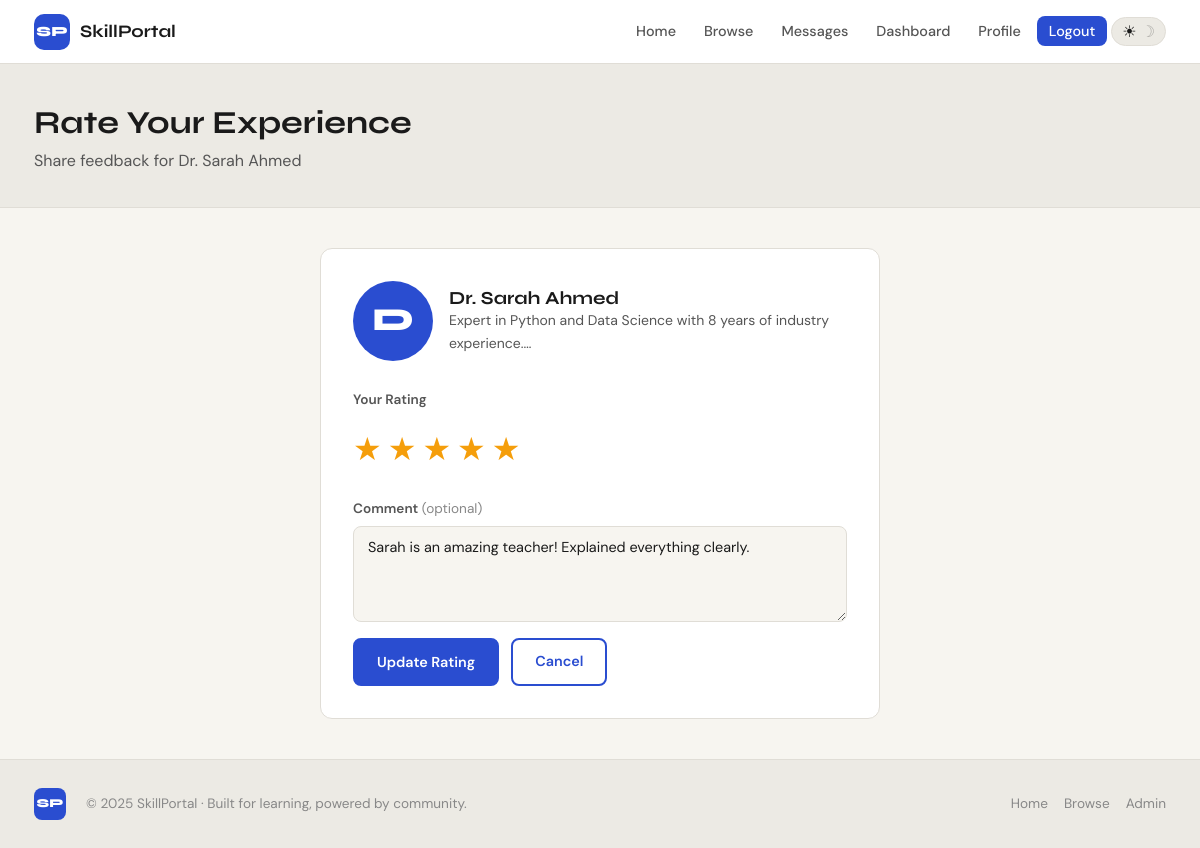
Screenshot of /rate/1 (signed in) with the database file from the repository.
### tables this page shows
CREATE TABLE teachers (
    id          INTEGER PRIMARY KEY AUTOINCREMENT,
    full_name   TEXT    NOT NULL,
    email       TEXT    NOT NULL UNIQUE,
    password    TEXT    NOT NULL,
    bio         TEXT    DEFAULT '',
    experience  INTEGER DEFAULT 0 CHECK(experience >= 0),
    hourly_rate REAL    DEFAULT 0.0 CHECK(hourly_rate >= 0),
    profile_pic TEXT    DEFAULT 'default.png',
    created_at  TEXT    DEFAULT (datetime('now'))
);

CREATE TABLE ratings (
    id         INTEGER PRIMARY KEY AUTOINCREMENT,
    teacher_id INTEGER NOT NULL,
    student_id INTEGER NOT NULL,
    stars      INTEGER NOT NULL CHECK(stars BETWEEN 1 AND 5),
    comment    TEXT    DEFAULT '',
    created_at TEXT    DEFAULT (datetime('now')),
    UNIQUE(teacher_id, student_id),
    FOREIGN KEY (teacher_id) REFERENCES teachers(id) ON DELETE CASCADE,
    FOREIGN KEY (student_id) REFERENCES students(id) ON DELETE CASCADE
);

### app.py (the view, shortened to what this page needs)
@app.route('/rate/<int:teacher_id>', methods=['GET', 'POST'])
@login_required
def rate_teacher(teacher_id):
    teacher = query_db("SELECT * FROM teachers WHERE id = ?", [teacher_id], one=True)
    if not teacher:
        flash('Teacher not found.', 'danger')
        return redirect(url_for('teachers'))
    existing_rating = query_db(
        "SELECT * FROM ratings WHERE teacher_id = ? AND student_id = ?",
        [teacher_id, session['user_id']], one=True
    )
    return render_template('ratings.html', teacher=teacher, existing=existing_rating)

### app.py (called while the page is built)
def get_db():
    if 'db' not in g:
        g.db = sqlite3.connect(DATABASE)
        g.db.row_factory = sqlite3.Row
        g.db.execute("PRAGMA foreign_keys = ON")
    return g.db

def query_db(sql, args=(), one=False):
    cur = get_db().execute(sql, args)
    rv  = cur.fetchall()
    return (rv[0] if rv else None) if one else rv

def login_required(f):
    @wraps(f)
    def decorated(*args, **kwargs):
        if 'user_id' not in session:
            flash('Please log in to continue.', 'warning')
            return redirect(url_for('login'))
        return f(*args, **kwargs)
    return decorated

@app.context_processor
def inject_globals():
    return dict(session=session, avg_rating=avg_rating)

### templates/ratings.html (shortened to what this page needs)
{% extends "layout.html" %}
{% block content %}
<section class="page-hero mini">
  <div class="container">
    <h1>Rate Your Experience</h1>
    <p>Share feedback for {{ teacher.full_name }}</p>
  </div>
</section>
<div class="container rating-layout">
  <div class="rating-card">
    <div class="rate-teacher-info">
      <div class="avatar-placeholder lg">{{ teacher.full_name[0] }}</div>
      <div>
        <h3>{{ teacher.full_name }}</h3>
        <p>{{ teacher.bio[:80] }}…</p>
      </div>
    </div>
    <form method="POST" action="{{ url_for('rate_teacher', teacher_id=teacher.id) }}" class="auth-form">
      <div class="form-group">
        <label>Your Rating</label>
        <div class="star-selector" id="starSelector">
          {% for i in [1,2,3,4,5] %}
            <span class="star-pick {{ 'selected' if existing and existing.stars >= i }}"
                  data-val="{{ i }}">★</span>
          {% endfor %}
        </div>
      </div>
      <div class="form-group">
        <label for="comment">Comment <span class="optional">(optional)</span></label>
        <textarea id="comment" name="comment" rows="4"
                  placeholder="Share what you learned and how the session went…">{{ existing.comment if existing else '' }}</textarea>
      </div>
      <div class="form-actions">
        <button type="submit" class="btn btn-primary">
          {{ 'Update Rating' if existing else 'Submit Rating' }}
        </button>
        <a href="{{ url_for('teachers') }}" class="btn btn-outline">Cancel</a>
      </div>
    </form>
  </div>
</div>
{% endblock %}

### static/style.css (style rules this page uses)
:root { --bg: #f7f5f0; --bg-2: #eceae4; --bg-card: #ffffff; --text: #1a1a1a; --text-2: #555555; --text-3: #888888; --border: #e0ddd6; --accent: #2a4dd0; --accent-2: #1a3aaa; --accent-lt: #dde4fb; --success: #1da462; --warning: #f59e0b; --danger: #e03535; --radius: 12px; --radius-sm: 8px; --shadow: 0 2px 12px rgba(0,0,0,.08); --shadow-lg: 0 8px 40px rgba(0,0,0,.12); --transition: .2s ease; --nav-h: 64px; }
*, *::before, *::after { box-sizing: border-box; margin: 0; padding: 0; }
html { scroll-behavior: smooth; }
body { font-family: 'DM Sans', sans-serif; background: var(--bg); color: var(--text); line-height: 1.65; min-height: 100vh; transition: background var(--transition), color var(--transition); }
h1,h2,h3,h4,h5 { font-family: 'Syne', sans-serif; font-weight: 700; line-height: 1.2; }
a { color: var(--accent); text-decoration: none; transition: opacity var(--transition); }
.container { max-width: 1180px; margin: 0 auto; padding: 0 24px; }
.btn { display: inline-flex; align-items: center; justify-content: center; gap: 6px; padding: 10px 22px; border-radius: var(--radius-sm); font-family: 'DM Sans', sans-serif; font-weight: 600; font-size: .9rem; cursor: pointer; border: 2px solid transparent; transition: all var(--transition); text-decoration: none; white-space: nowrap; }
.btn-primary { background: var(--accent); color: #fff; border-color: var(--accent); }
.btn-outline { background: transparent; color: var(--accent); border-color: var(--accent); }
.auth-form { display: flex; flex-direction: column; gap: 16px; }
.form-group { display: flex; flex-direction: column; gap: 6px; }
.form-group label { font-size: .85rem; font-weight: 600; color: var(--text-2); }
.form-group input, .form-group textarea, .form-group select { padding: 11px 14px; border: 1.5px solid var(--border); border-radius: var(--radius-sm); background: var(--bg); color: var(--text); font-family: 'DM Sans', sans-serif; font-size: .9rem; transition: border-color var(--transition); resize: vertical; }
.optional { color: var(--text-3); font-weight: 400; }
.page-hero { background: var(--bg-2); border-bottom: 1px solid var(--border); padding: 56px 0 40px; }
.page-hero.mini { padding: 40px 0 32px; }
.page-hero h1 { font-size: 2rem; margin-bottom: 6px; }
.page-hero p { color: var(--text-2); }
.rating-layout { display: flex; justify-content: center; padding: 40px 24px; }
.rating-card { background: var(--bg-card); border: 1px solid var(--border); border-radius: var(--radius); padding: 32px; width: 100%; max-width: 560px; }
.rate-teacher-info { display: flex; align-items: center; gap: 16px; margin-bottom: 28px; }
.rate-teacher-info h3 { font-size: 1.15rem; }
.rate-teacher-info p { color: var(--text-2); font-size: .875rem; }
.star-selector { display: flex; gap: 6px; margin: 6px 0; }
.star-pick { font-size: 2rem; color: var(--border); cursor: pointer; transition: color var(--transition), transform var(--transition); }
.star-pick:hover, .star-pick.selected { color: #f59e0b; }
.form-actions { display: flex; gap: 12px; }
.avatar-placeholder { width: 64px; height: 64px; border-radius: 50%; background: var(--accent); color: #fff; font-family: 'Syne', sans-serif; font-weight: 800; font-size: 1.6rem; display: flex; align-items: center; justify-content: center; flex-shrink: 0; }
.avatar-placeholder.lg { width: 80px; height: 80px; font-size: 2rem; }

### rows the page displays
teachers: full_name "Dr. Sarah Ahmed", full_name "D", bio "Expert in Python and Data Science with 8 years of industry experience."
ratings: comment "Sarah is an amazing teacher! Explained everything clearly."

### other values shown
{{ 'Update Rating' if existing else 'Submit Rating' }} "Update Rating"
